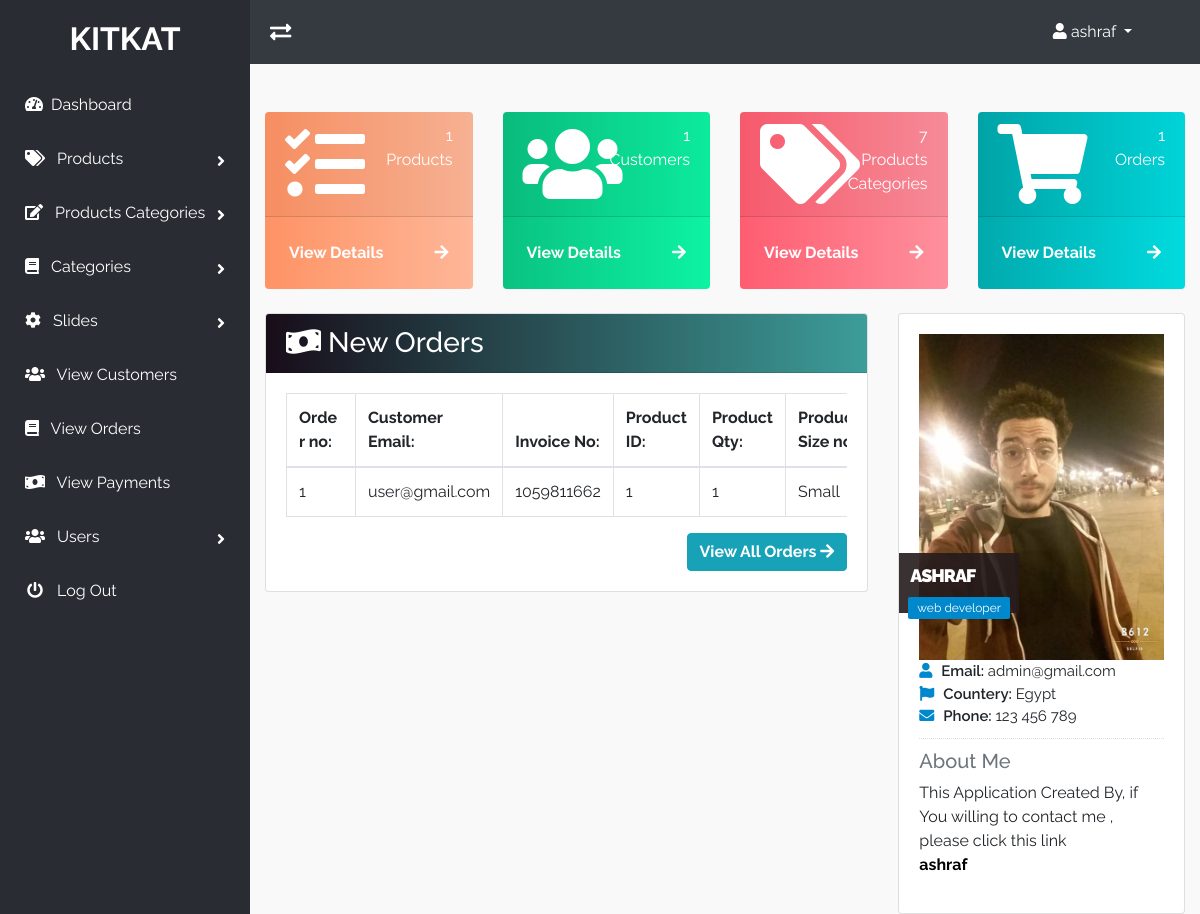
Page /admin_area/index.php?dashboard (signed in) on the committed database.
### tables this page shows
CREATE TABLE `padding_orders` (
  `order_id` int(10) NOT NULL,
  `customer_id` int(10) NOT NULL,
  `invoice_no` int(10) NOT NULL,
  `product_id` text NOT NULL,
  `qty` int(10) NOT NULL,
  `size` text NOT NULL,
  `order_status` text NOT NULL
);

CREATE TABLE `customers` (
  `customer_id` int(10) NOT NULL,
  `customer_name` varchar(255) NOT NULL,
  `customer_email` varchar(255) NOT NULL,
  `customer_pass` varchar(255) NOT NULL,
  `customer_country` text NOT NULL,
  `customer_city` text NOT NULL,
  `customer_contact` varchar(255) NOT NULL,
  `customer_address` text NOT NULL,
  `customer_image` text NOT NULL,
  `customer_ip` varchar(100) NOT NULL
);

### admin_area/dashboard.php (the view, shortened to what this page needs)
<?php
if(!isset($_SESSION['admin_email'])){
    echo"<script>window.open('login.php','_self')</script>";
}else {
?>
<div class="row">
    <div class=" col-lg-3 col-sm-12 col-md-6">
        <div class="card mb-4 border-0 card-product card-dashboard">
            <div class="card-header text-white" >
                <div class="row">
                    <div class="col-3">
                        <i class="fas fa-tasks fa-5x"></i>
                    </div>
                    <div class="col-9 text-right">
                        <div class="huge"> <?php echo $num_products ?> </div>
                        <div>Products</div>
                    </div>
                </div>
            </div>
            <div class="card-body p-0 " >
                <a href="index.php?view_products" class='d-block p-4 pb-5'>
                    <span class='float-left'>View Details</span>
                    <span class='float-right'>
                        <i class="fas fa-arrow-right"></i>
                    </span>
                </a>
            </div>
        </div>
    </div>
    <div class="col-lg-3 col-sm-12 col-md-6">
        <div class="card mb-4 border-0 card-customer card-dashboard">
            <div class="card-header  text-white">
                <div class="row">
                    <div class="col-3">
                        <i class="fas fa-users fa-5x"></i>
                    </div>
                    <div class="col-9 text-right">
                        <div class="huge"><?php echo $num_customers ?></div>
                        <div>Customers</div>
                    </div>
                </div>
            </div>
            <div class="card-body p-0">
                <a href="index.php?view_customers" class='d-block p-4 pb-5'>
                    <span class='float-left'>View Details</span>
                    <span class='float-right'>
                        <i class="fas fa-arrow-right"></i>
                    </span>
                </a>
            </div>
        </div>
    </div>
    <div class=" col-lg-3 col-sm-12 col-md-6">
        <div class="card mb-4 border-0 card-p-cats card-dashboard">
            <div class="card-header  text-white">
                <div class="row">
                    <div class="col-3">
                        <i class="fas fa-tags fa-5x"></i>
                    </div>
                    <div class="col-9 text-right">
                        <div class="huge"> <?php echo $num_p_categories ?> </div>
                        <div>Products Categories</div>
                    </div>
                </div>
            </div>
            <div class="card-body p-0">
                <a href="index.php?view_p_cats" class='d-block p-4 pb-5'>
                    <span class='float-left'>View Details</span>
                    <span class='float-right'>
                        <i class="fas fa-arrow-right"></i>
                    </span>
                </a>
            </div>
        </div>
    </div>
    <div class=" col-lg-3 col-sm-12 col-md-6">
        <div class="card mb-4 border-0 card-orders card-dashboard">
            <div class="card-header  text-white">
                <div class="row">
                    <div class="col-3">
                        <i class="fas fa-shopping-cart fa-5x"></i>
                    </div>
                    <div class="col-9 text-right">
                        <div class="huge"><?php echo $num_orders ?></div>
                        <div>Orders</div>
                    </div>
                </div>
            </div>
            <div class="card-body p-0">
                <a href="index.php?view_orders" class='d-block p-4 pb-5'>
                    <span class='float-left'>View Details</span>
                    <span class='float-right'>
                        <i class="fas fa-arrow-right"></i>
                    </span>
                </a>
            </div>
        </div>
    </div>
</div>
<div class="row">
    <div class="col-lg-8">
        <div class="card">
            <div class="card-header pb-0 table-card-header" >
                <h3 class='card-title'>
                    <i class="fas fa-money-bill-wave"></i>
                    New Orders
                </h3>
            </div>
            <div class="card-body">
                <div class="table-responsive">
                    <table class='table table-bordered'>
                        <thead>
                            <tr>
                                <th scope="col">Order no: </th>
                                <th scope="col">Customer Email: </th>
                                <th scope="col">Invoice No: </th>
                                <th scope="col">Product ID: </th>
                                <th scope="col">Product Qty: </th>
                                <th scope="col">Product Size no: </th>
                            </tr>
                        </thead>
                        <tbody>
                            <?php
                                $get_orders = "SELECT * FROM padding_orders order by 1 DESC LIMIT 0,4";
                                $stmt = $con->query($get_orders);
                                $run_orders = $stmt->fetchAll(PDO::FETCH_CLASS);
                                foreach ($run_orders as $orders) {
                                    $order_id       = $orders->order_id;
                                    $c_id           = $orders->customer_id;
                                    $invoice_on     = $orders->invoice_no;
                                    $product_id	    = $orders->product_id;
                                    $qty            = $orders->qty;
                                    $size           = $orders->size;
                                    $order_status   = $orders->order_status;
                                    $get_email_customer = "SELECT customer_email FROM customers where customer_id='$c_id'";
                                    $stmt = $con->query($get_email_customer);
                                    $customers_email = $stmt->fetch();
                                    $c_email = $customers_email['customer_email'];
                                    echo "
                                        <tr>
                                            <td> $order_id </td>
                                            <td> $c_email </td>
                                            <td> $invoice_on </td>
                                            <td> $product_id </td>
                                            <td> $qty </td>
                                            <td> $size </td>
                                            <td> $order_status</td>
                                        </tr>
                                    ";
                                }
                            ?>
                        </tbody>
                    </table>
                </div>
                <div class="text-right">
                    <a href="index.php?view_orders" class='btn btn-info font-weight-bold'>
                        View All Orders <i class="fas fa-arrow-right"></i>
                    </a>
                </div>
            </div>
        </div>
    </div>
    <div class="col-lg-4">
        <div class="card">
            <div class="card-body">
                <img class='img-fluid' src="./admin_images/<?php echo $admin_image; ?>" alt="admin">
                <div class="thumb-info-title">
                    <span class="thumb-info-inner"><b> <?php echo $admin_name ?> </b></span>
                    <span class="thumb-info-type"><?php echo $admin_job ?></span>
                </div>
                <div class="mb-md">
                    <div class="widget-content-expanded">
                        <i class="fas fa-user"></i> <span>Email: </span> <?php echo $admin_email ?> <br>
                        <i class="fas fa-flag"></i> <span>Countery: </span> <?php echo $admin_country ?> <br>
                        <i class="fas fa-envelope"></i> <span>Phone: </span> <?php echo $admin_contact ?> <br>
                    </div>
                    <hr class='dotted'>
                    <h5 class="text-muted">About Me</h5>
                    <p>This Application Created By, if You willing to contact me , please click this link <br>
                        <a href="https://www.facebook.com/ashrafabdelwahed72"><b> <?php echo $admin_name ?> </b></a>
                    </p>
                </div>
            </div>
        </div>
    </div>
</div>
<?php
    }
?>

### admin_area/includes/nav.php (shortened to what this page needs)
<div class="header navbar bg-dark">
    <i class="fas fa-exchange-alt fa-lg toggle-sidebar"></i>
    <ul class="list-unstyled m-0 mr-5">
        <li class="dropdown">
            <a href="#" class="dropdown-toggle" data-toggle="dropdown">
                <i class="fa fa-user"></i> <?php echo $admin_name ?> <b class="caret"></b>
            </a>
        </li>
    </ul>
</div>

### admin_area/css/style.css (style rules this page uses)
.card-dashboard .card-body a { color:#FFF;font-weight:bold;-webkit-transition:all .8s ease-in-out;transition:all .8s ease-in-out }
.card-product { background:-webkit-gradient(linear, left top, right top, from(#fe9365), to(#feb798));background:linear-gradient(to right, #fe9365, #feb798) }
.card-customer { background:-webkit-gradient(linear, left top, right top, from(#0ac282), to(#0df3a3));background:linear-gradient(to right, #0ac282, #0df3a3) }
.card-p-cats { background:-webkit-gradient(linear, left top, right top, from(#fe5d70), to(#fe909d));background:linear-gradient(to right, #fe5d70, #fe909d) }
.card-orders { background:-webkit-gradient(linear, left top, right top, from(#01a9ac), to(#01dbdf));background:linear-gradient(to right, #01a9ac, #01dbdf) }
.table-card-header { background:-webkit-gradient(linear, left top, right top, from(#180d19), to(#3c9d99));background:linear-gradient(to right, #180d19, #3c9d99);color:#FFF }
hr { border:0;height:1px;margin:10px 0 10px 0 }
hr.dotted { border-bottom:1px #dddddd dotted;height:0px;margin:10px 0 10px 0 }
.thumb-info-title { background:rgba(36,27,28,0.9);bottom:50%;color:#ffffff;font-size:18px;font-weight:600;left:0;letter-spacing:-1px;padding:9px 11px 9px;position:absolute;text-transform:uppercase;z-index:1 }
.thumb-info-inner { display:block }
.thumb-info-type { background:#0088cc;display:inline-block;border-radius:2px;float:left;font-size:12px;font-weight:400;letter-spacing:0;margin:8px -2px -15px -2px;padding:2px 9px;text-transform:none }
.widget-content-expanded { font-size:15px }
.widget-content-expanded span { font-weight:600 }
.widget-content-expanded i { color:#0088cc;margin-right:5px }
body { font-family:'Raleway', sans-serif;background:#ffffff }
h1,h2,h3,h4,h5,h6,p,span { font-family:'Raleway', sans-serif }
a { text-decoration:none !important;color:#000;-webkit-transition:.3s;transition:.3s }
.btn { cursor:pointer }
.header { background:#292c33;padding:20px }
.header .toggle-sidebar { cursor:pointer;color:#FFF }
.header .dropdown-toggle { color:#FFF }

### rows in the picture
padding_orders: order_id "1", customer.customer_email "user@gmail.com", invoice_no "1059811662", product "1", qty "1", size "Small"

### other values in the picture
$admin_name "ashraf"
$num_products "1"
$num_customers "1"
$num_p_categories "7"
$num_orders "1"
$admin_name "ASHRAF"
$admin_job "web developer"
$admin_email "admin@gmail.com"
$admin_country "Egypt"
$admin_contact "123 456 789"
